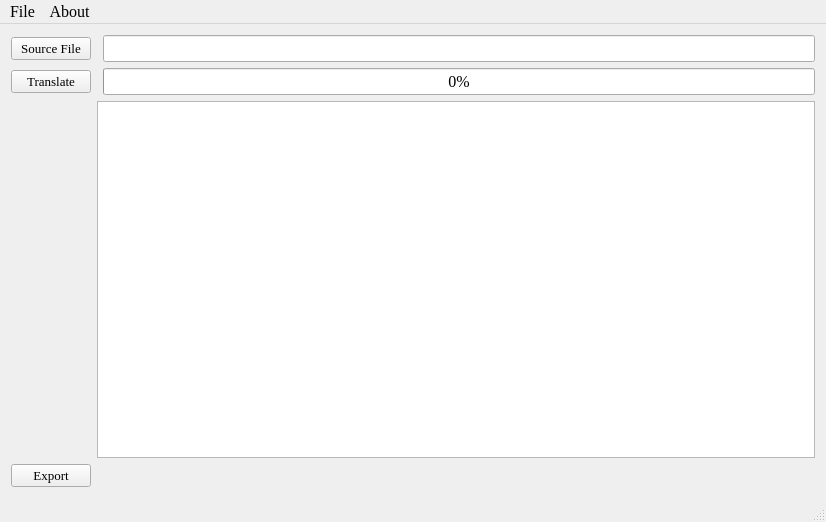
<?xml version="1.0" encoding="UTF-8"?>
<ui version="4.0">
 <class>SmartTranslator</class>
 <widget class="QMainWindow" name="SmartTranslator">
  <property name="geometry">
   <rect>
    <x>0</x>
    <y>0</y>
    <width>826</width>
    <height>522</height>
   </rect>
  </property>
  <property name="font">
   <font>
    <family>Times New Roman</family>
    <pointsize>12</pointsize>
   </font>
  </property>
  <property name="windowTitle">
   <string>SmartTranslator</string>
  </property>
  <widget class="QWidget" name="centralWidget">
   <layout class="QGridLayout" name="gridLayout_2">
    <item row="2" column="2">
     <widget class="QProgressBar" name="progressBar">
      <property name="sizePolicy">
       <sizepolicy hsizetype="MinimumExpanding" vsizetype="Fixed">
        <horstretch>0</horstretch>
        <verstretch>0</verstretch>
       </sizepolicy>
      </property>
      <property name="value">
       <number>0</number>
      </property>
     </widget>
    </item>
    <item row="0" column="0">
     <widget class="QPushButton" name="buttonSrc">
      <property name="sizePolicy">
       <sizepolicy hsizetype="Preferred" vsizetype="Fixed">
        <horstretch>0</horstretch>
        <verstretch>0</verstretch>
       </sizepolicy>
      </property>
      <property name="font">
       <font>
        <family>Times New Roman</family>
        <pointsize>10</pointsize>
       </font>
      </property>
      <property name="text">
       <string>Source File</string>
      </property>
     </widget>
    </item>
    <item row="2" column="0">
     <widget class="QPushButton" name="buttonTranslate">
      <property name="sizePolicy">
       <sizepolicy hsizetype="Preferred" vsizetype="Fixed">
        <horstretch>0</horstretch>
        <verstretch>0</verstretch>
       </sizepolicy>
      </property>
      <property name="font">
       <font>
        <family>Times New Roman</family>
        <pointsize>10</pointsize>
       </font>
      </property>
      <property name="text">
       <string>Translate</string>
      </property>
     </widget>
    </item>
    <item row="0" column="2">
     <widget class="QLineEdit" name="lineEdit"/>
    </item>
    <item row="4" column="1" colspan="2">
     <widget class="QTextBrowser" name="textBrowser"/>
    </item>
    <item row="5" column="0">
     <widget class="QPushButton" name="pushButton">
      <property name="font">
       <font>
        <pointsize>10</pointsize>
       </font>
      </property>
      <property name="text">
       <string>Export</string>
      </property>
     </widget>
    </item>
   </layout>
  </widget>
  <widget class="QMenuBar" name="menuBar">
   <property name="geometry">
    <rect>
     <x>0</x>
     <y>0</y>
     <width>826</width>
     <height>21</height>
    </rect>
   </property>
   <widget class="QMenu" name="menuFile">
    <property name="title">
     <string>File</string>
    </property>
    <addaction name="actionNew"/>
    <addaction name="actionOpen"/>
    <addaction name="actionSave"/>
    <addaction name="actionSaveAs"/>
    <addaction name="actionRecent"/>
    <addaction name="separator"/>
    <addaction name="actionExit"/>
   </widget>
   <widget class="QMenu" name="menuAbout">
    <property name="title">
     <string>About</string>
    </property>
    <addaction name="actionHelp"/>
    <addaction name="actionAbout"/>
   </widget>
   <addaction name="menuFile"/>
   <addaction name="menuAbout"/>
  </widget>
  <widget class="QStatusBar" name="statusBar"/>
  <action name="actionNew">
   <property name="text">
    <string>&amp;New</string>
   </property>
   <property name="shortcut">
    <string>Ctrl+N</string>
   </property>
  </action>
  <action name="actionOpen">
   <property name="text">
    <string>&amp;Open</string>
   </property>
   <property name="shortcut">
    <string>Ctrl+O</string>
   </property>
  </action>
  <action name="actionSave">
   <property name="text">
    <string>&amp;Save</string>
   </property>
   <property name="shortcut">
    <string>Ctrl+S</string>
   </property>
  </action>
  <action name="actionSaveAs">
   <property name="text">
    <string>&amp;SaveAs</string>
   </property>
   <property name="shortcut">
    <string>Ctrl+Shift+S</string>
   </property>
  </action>
  <action name="actionRecent">
   <property name="text">
    <string>&amp;Recent</string>
   </property>
   <property name="shortcut">
    <string>Ctrl+Alt+R</string>
   </property>
  </action>
  <action name="actionExit">
   <property name="text">
    <string>&amp;Exit</string>
   </property>
   <property name="shortcut">
    <string>Ctrl+Q</string>
   </property>
  </action>
  <action name="actionHelp">
   <property name="text">
    <string>&amp;Help</string>
   </property>
   <property name="shortcut">
    <string>F1</string>
   </property>
  </action>
  <action name="actionAbout">
   <property name="text">
    <string>&amp;About</string>
   </property>
   <property name="shortcut">
    <string>F10</string>
   </property>
  </action>
 </widget>
 <layoutdefault spacing="6" margin="11"/>
 <resources/>
 <connections/>
</ui>
